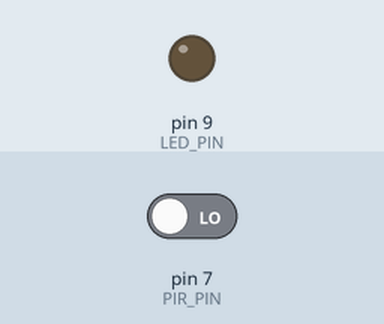
Simulated run of this sketch. Board: Arduino Leonardo, built with avr-gcc and run on an emulated ATmega32U4. Shown: output pins drawn as LEDs (lit = HIGH). The test bench sets the inputs (shaded band); at power-on: pin 7 (PIR_PIN) LOW.

Above: at 1.2 s.
1.3 s: pin 7 (PIR_PIN) driven HIGH
At 2.69 s:
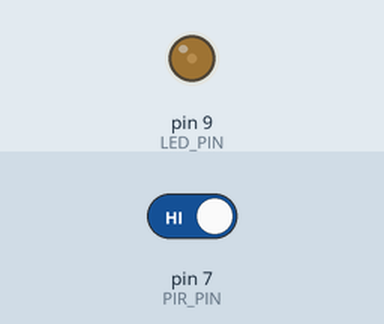
At 9.3 s:
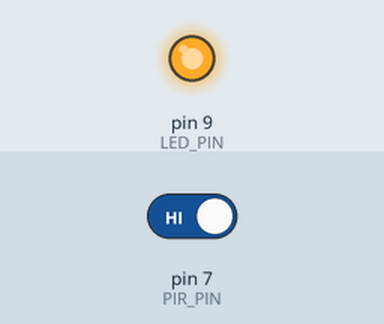
Timing chart, 0 to 10.8 s (numbered marks = the images above; inputs shaded):
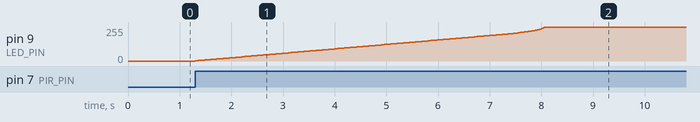

Measured:
- after the input at 1.3 s, pin 9 (LED_PIN): moves from 0/255 to 255/255 over 6.8 s, starting at once

The sketch:

ledstrip.ino
```cpp
/*
 * LED strip controller
 *
 * LED strip controller with PIR sensor (passive infrared sensor)
 */

// PIR pim
#define PIR_PIN 7

// LED connected to digital pin 9
#define LED_PIN 9

#define FADE_IN_STEP_VALUE 2
#define FADE_OUT_STEP_VALUE 1
#define LOOP_DELAY 10
#define MIN_STEP_DELAY 60

#define HIGH_FADE_VALUE 255
#define THRESHOLD_FADE_VALUE 16
#define LOW_FADE_VALUE 0

// 2 minutes: 1000 * 60 * 2 = 120000
#define STAY_ON_FULL_PERFORMANCE 120000

// 90 minutes: 1000 * 60 * 90 = 5400000
// 60 minutes: 1000 * 60 * 60 = 3600000
#define STAY_ON_HALF_PERFORMANCE 3600000


int pirValue;
int fadeValue = LOW_FADE_VALUE;
long performanceDelay = STAY_ON_FULL_PERFORMANCE + STAY_ON_HALF_PERFORMANCE;


void setup() {
  // Open serial communications and wait for port to open:
  Serial.begin(9600);
  while (!Serial) {
    ; // wait for serial port to connect. Needed for Leonardo only
  }

  analogWrite(LED_PIN, fadeValue);
}


void loop() {
  pirValue = digitalRead(PIR_PIN);
  //LOW = no motion, HIGH = motion

  if (pirValue == HIGH && fadeValue < HIGH_FADE_VALUE) {
    // Fade IN
    fadeValue = fadeIn(fadeValue);
    // Performance delay reset to FULL
    performanceDelay = STAY_ON_FULL_PERFORMANCE + STAY_ON_HALF_PERFORMANCE;
  }

  else if (pirValue == HIGH && fadeValue >= HIGH_FADE_VALUE) {
    // Performance delay reset to FULL
    performanceDelay = STAY_ON_FULL_PERFORMANCE + STAY_ON_HALF_PERFORMANCE;
    delay(LOOP_DELAY);
  }

  else if (pirValue == LOW && fadeValue >= HIGH_FADE_VALUE && performanceDelay > STAY_ON_HALF_PERFORMANCE) {
    // Decrease performance delay 1
    performanceDelay -= LOOP_DELAY;
    delay(LOOP_DELAY);
  }

  else if (pirValue == LOW && fadeValue > THRESHOLD_FADE_VALUE && performanceDelay <= STAY_ON_HALF_PERFORMANCE) {
    // Fade OUT 1
    fadeValue = fadeStep(fadeValue, FADE_OUT_STEP_VALUE * (-1));
  }

  else if (pirValue == LOW && fadeValue == THRESHOLD_FADE_VALUE && performanceDelay > 0) {
    // Decrease performance delay 2
    performanceDelay -= LOOP_DELAY;
    delay(LOOP_DELAY);
  }

  else if (pirValue == LOW && fadeValue <= THRESHOLD_FADE_VALUE && fadeValue > 0 && performanceDelay <= 0) {
    // Fade OUT 2
    fadeValue = fadeStep(fadeValue, FADE_OUT_STEP_VALUE * (-1));
  }

  else {
    // Waiting
    delay(LOOP_DELAY);
  }
}


int fadeStep(int currentFadeVal, int stepVal) {
  // Sets the value (range from 0 to 255):
  int fadeVal = currentFadeVal + stepVal;

  if (fadeVal < LOW_FADE_VALUE) {fadeVal = LOW_FADE_VALUE;}
  if (fadeVal > HIGH_FADE_VALUE) {fadeVal = HIGH_FADE_VALUE;}

  int diffVal = fadeVal - THRESHOLD_FADE_VALUE;
  if (diffVal < 0 && abs(diffVal) < FADE_OUT_STEP_VALUE) {
    fadeVal = THRESHOLD_FADE_VALUE;
  }

  // Write
  analogWrite(LED_PIN, fadeVal);

  // wait for some milliseconds to see the effect
  int delayValue;
  delayValue = (HIGH_FADE_VALUE + 1) - fadeVal;
  if (delayValue > MIN_STEP_DELAY) {delayValue = MIN_STEP_DELAY;}
  delay(delayValue);

  return fadeVal;
}


int fadeIn(int currentFadeVal) {
  // fade in to max value in increments of 1 points:
  analogWrite(LED_PIN, currentFadeVal);
  while (currentFadeVal < HIGH_FADE_VALUE) {
    currentFadeVal = fadeStep(currentFadeVal, FADE_IN_STEP_VALUE);
  }
  return currentFadeVal;
}
```
